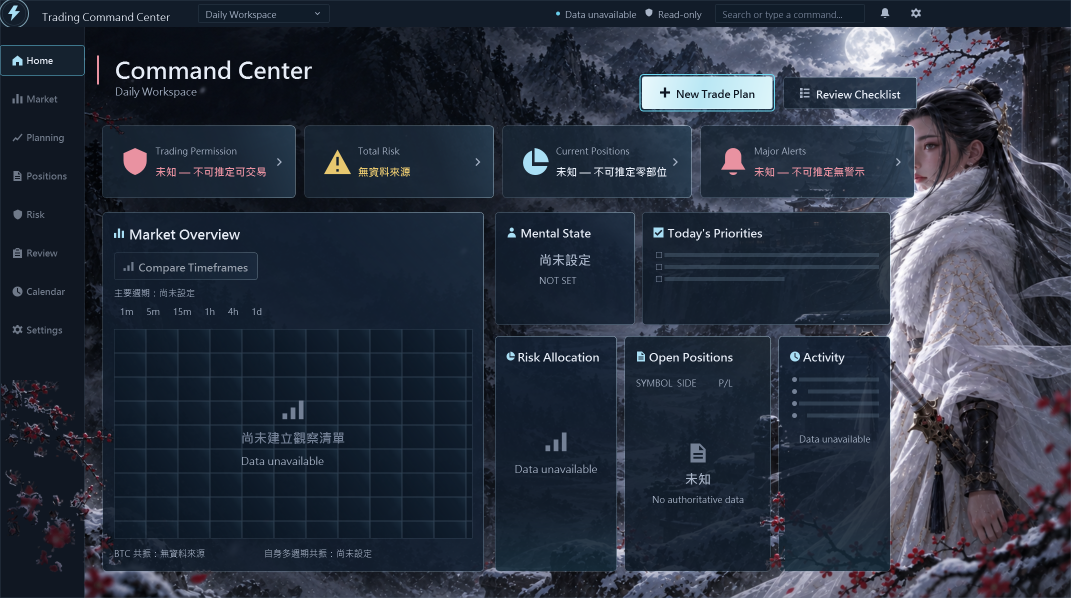
#> input picture automation/tcc_master_pipeline/work/m1_4_6_b3_1d/B3_1D_PRODUCTION_ROLLBACK_RUNTIME.png, 2142 x 1196 px (shown at 1/2 size)
$ python -i m1_4_6_b3_1d_depth.py   (imports and definitions only)
#> lines starting #> are read from the running program, lines starting #| are printed output that depends on the picture; after the words box and inside, x2 and y2 are one past the last pixel; in counts of white or black regions, pixels touching at a corner belong together
from __future__ import annotations

import hashlib
import json
import shutil
from pathlib import Path

import cv2
import numpy as np
from PIL import Image, ImageDraw, ImageFont


ROOT = Path(__file__).resolve().parents[2]
WORK = ROOT / "automation" / "tcc_master_pipeline" / "work" / "m1_4_6_b3_1d"
B31 = ROOT / "automation" / "tcc_master_pipeline" / "work" / "m1_4_6_b3_1"
B31R = ROOT / "automation" / "tcc_master_pipeline" / "work" / "m1_4_6_b3_1r"
ASSETS = ROOT / "src" / "Tcc.DesktopHost" / "Assets" / "Home"
SOURCE = Path(r"C:\Users\danny\.codex\generated_images\01a0a657-c32a-7812-a485-9fa95fc669d5\精選素材\exec-424e7bd4-c350-47b4-a64b-fc17d1e0fe05.png")
SOURCE_SHA = "DC1255360ECCEBE3E3E8BE25289B9A3D6D9AF3195947837C557E5F7BEFE5EDED"
W, H = 2142, 1196


def sha256(path: Path) -> str:
    return hashlib.sha256(path.read_bytes()).hexdigest().upper()


def write_json(name: str, value: object) -> None:
    (WORK / name).write_text(json.dumps(value, ensure_ascii=False, indent=2) + "\n", encoding="utf-8", newline="\n")


# [15 lines left out: functions font, title_bar, not called in this run]


def character_mask(rgb: np.ndarray) -> np.ndarray:
    bgr = cv2.cvtColor(rgb, cv2.COLOR_RGB2BGR)
#> bgr is the input picture: shape (1196, 2142, 3); mean B, G, R 63.5, 49.3, 41.5
    gc = np.full((H, W), cv2.GC_BGD, np.uint8)
    silhouette = np.asarray([
        (1850, 120), (2015, 120), (2110, 180), (2141, 260), (2141, 1195),
        (1640, 1195), (1640, 1080), (1685, 980), (1660, 870), (1710, 770),
        (1670, 680), (1705, 590), (1665, 500), (1715, 420), (1760, 360),
        (1750, 285), (1785, 205),
    ], np.int32)
    cv2.fillPoly(gc, [silhouette], cv2.GC_PR_FGD)
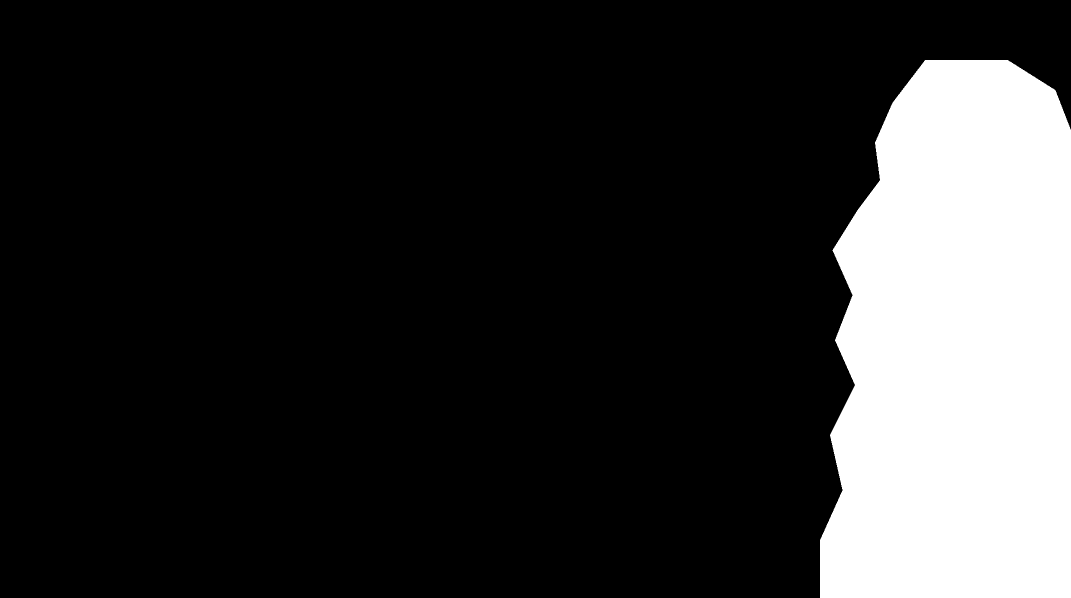
#> gc: shape (1196, 2142) (shown at 1/2 size); values 0 (black) and 3 (white), 18.2% white; 1 white region, box (x1, y1, x2, y2) and area: (1640, 120, 2142, 1196) 467186
    # Certain character cores seed GrabCut; flexible strands remain probable foreground.
    cv2.ellipse(gc, (1850, 275), (54, 93), -5, 0, 360, cv2.GC_FGD, -1)
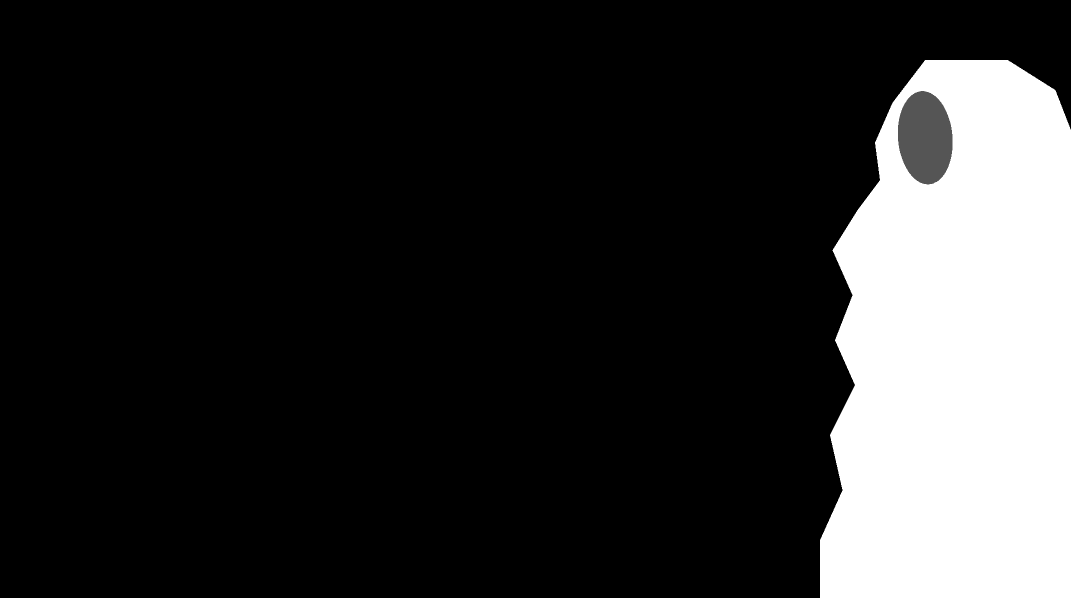
#> gc: shape (1196, 2142) (shown at 1/2 size); 0.62% of pixels changed, all inside (x1, y1, x2, y2) = (1796, 182, 1905, 369); drawn with min black and max white
    cv2.ellipse(gc, (1930, 190), (92, 62), 0, 0, 360, cv2.GC_FGD, -1)
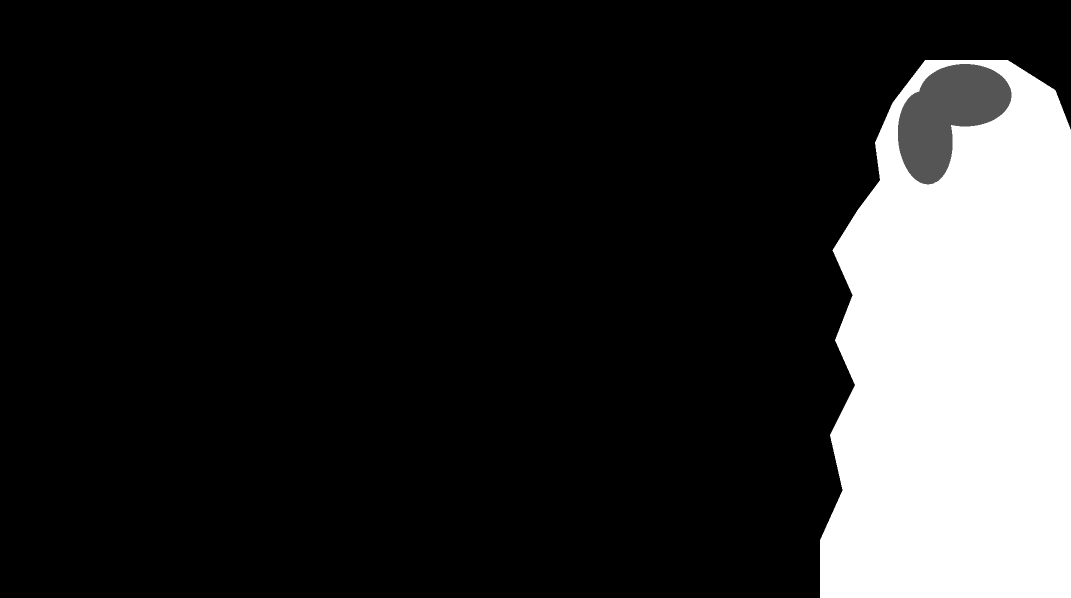
#> gc: shape (1196, 2142) (shown at 1/2 size); 0.62% of pixels changed, all inside (x1, y1, x2, y2) = (1839, 128, 2023, 253); drawn with min black and max white
    cv2.fillPoly(gc, [np.asarray([(1780, 355), (1995, 335), (2141, 520), (2141, 1000), (1830, 1060), (1710, 790)], np.int32)], cv2.GC_FGD)
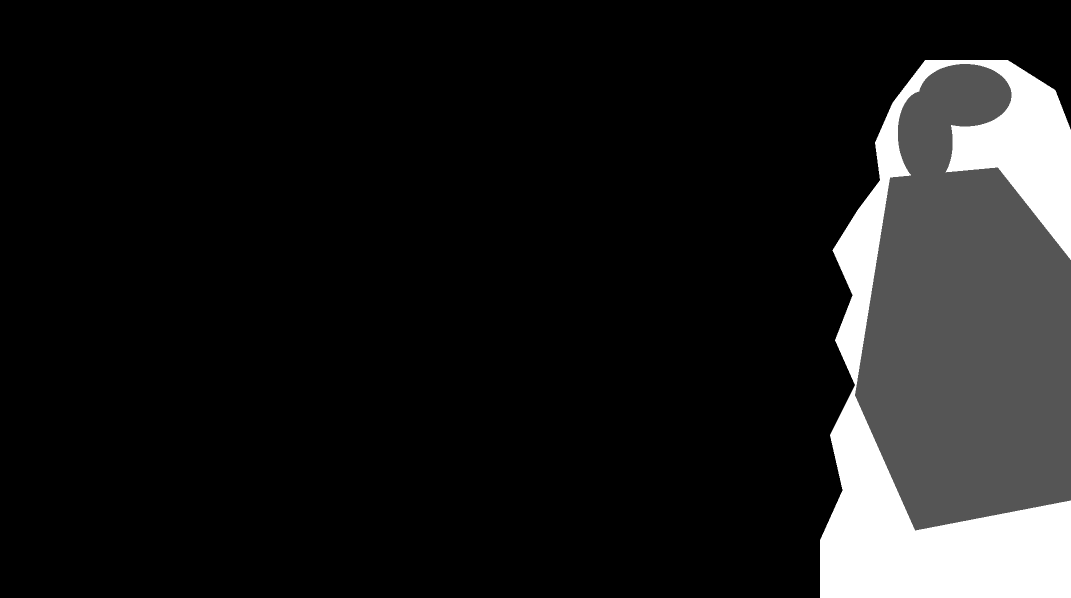
#> gc: shape (1196, 2142) (shown at 1/2 size); 9.94% of pixels changed, all inside (x1, y1, x2, y2) = (1710, 335, 2142, 1061); drawn with min black and max white
    bg = np.zeros((1, 65), np.float64)
    fg = np.zeros((1, 65), np.float64)
    cv2.grabCut(bgr, gc, None, bg, fg, 7, cv2.GC_INIT_WITH_MASK)
    result = np.where((gc == cv2.GC_FGD) | (gc == cv2.GC_PR_FGD), 255, 0).astype(np.uint8)
    result[:, :1580] = 0
    result = cv2.morphologyEx(result, cv2.MORPH_CLOSE, np.ones((7, 7), np.uint8), iterations=2)
    # Keep only sizeable components connected to the right-side character system.
    count, labels, stats, _ = cv2.connectedComponentsWithStats((result > 0).astype(np.uint8), 8)
    clean = np.zeros_like(result)
    for index in range(1, count):
        if stats[index, cv2.CC_STAT_AREA] > 800:
            clean[labels == index] = 255
    return clean


# [8 lines left out: function place_alpha, not called in this run]


def blend_scene(base: np.ndarray, scene: np.ndarray, alpha: np.ndarray) -> np.ndarray:
    amount = np.clip(alpha.astype(np.float32) / 255.0, 0, 1)[:, :, None]
    return np.clip(base.astype(np.float32) * (1 - amount) + scene.astype(np.float32) * amount, 0, 255).astype(np.uint8)


def overlay_rgba(base: np.ndarray, rgb: np.ndarray, alpha: np.ndarray) -> np.ndarray:
    return blend_scene(base, rgb, alpha)


# [238 lines left out: function main, not called in this run]


# [2 lines not run here, left out]

>>> import cv2
>>> picture = cv2.cvtColor(cv2.imread('work/m1_4_6_b3_1d/B3_1D_PRODUCTION_ROLLBACK_RUNTIME.png'), cv2.COLOR_BGR2RGB)
>>> result = character_mask(picture)
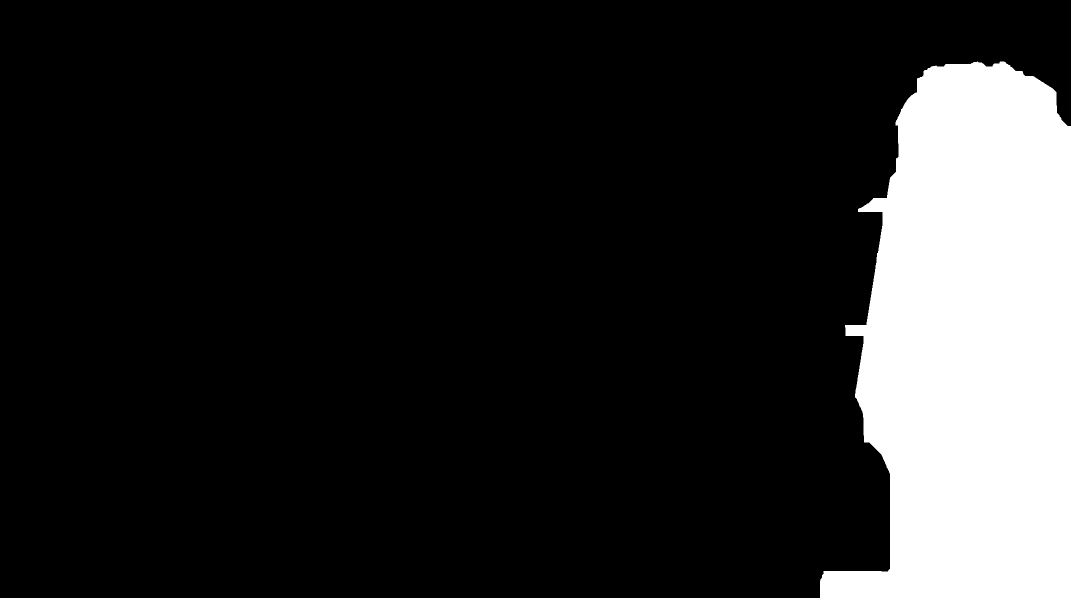
#> result: shape (1196, 2142) (shown at 1/2 size); 15.8% white; 1 white region, box (x1, y1, x2, y2) and area: (1640, 123, 2142, 1196) 405138
